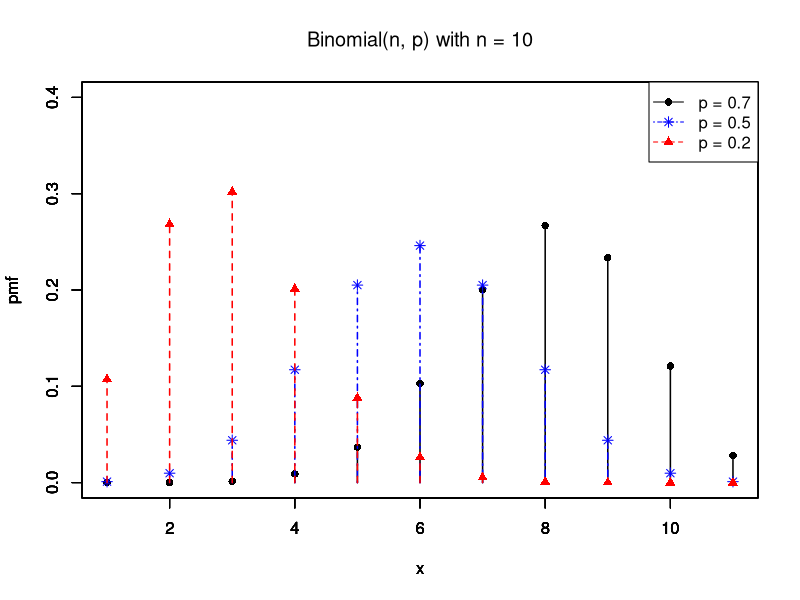
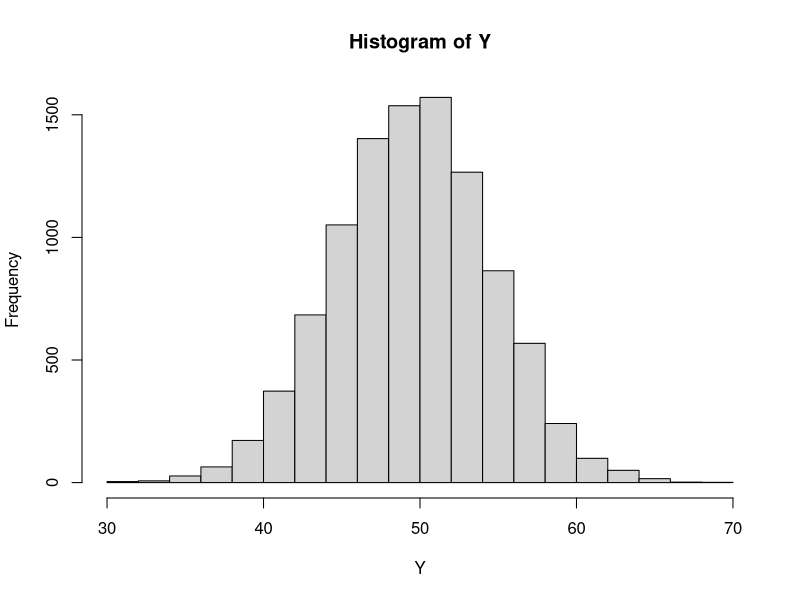
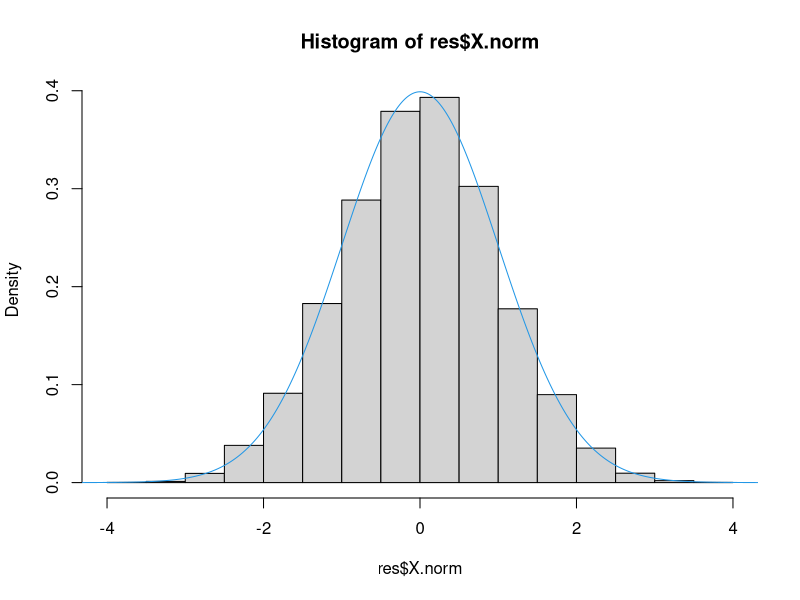
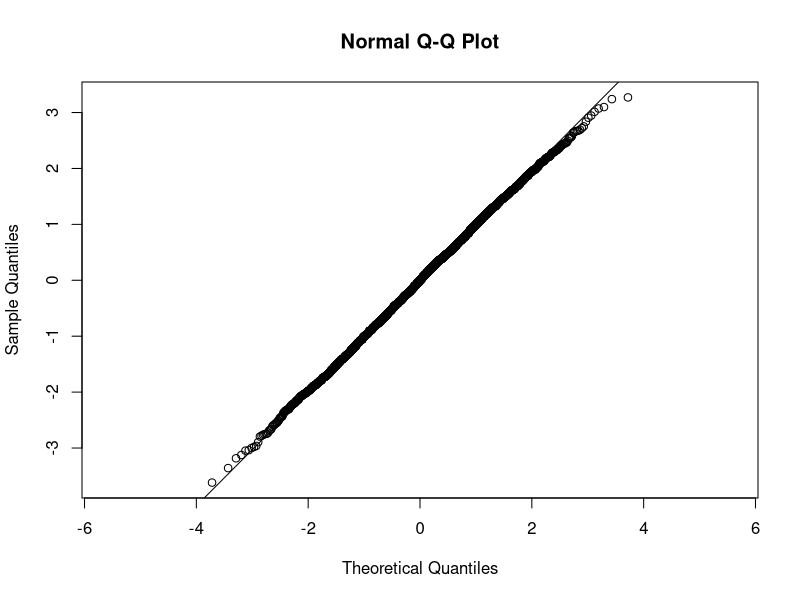
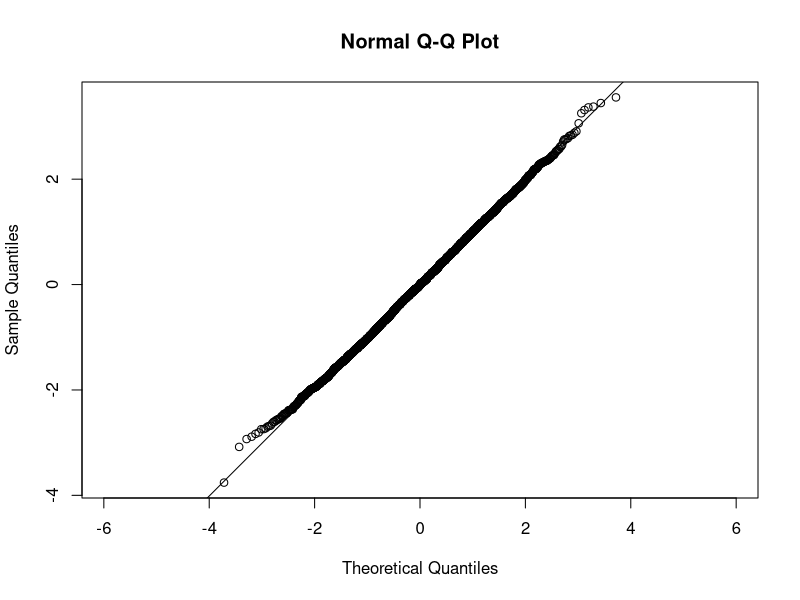
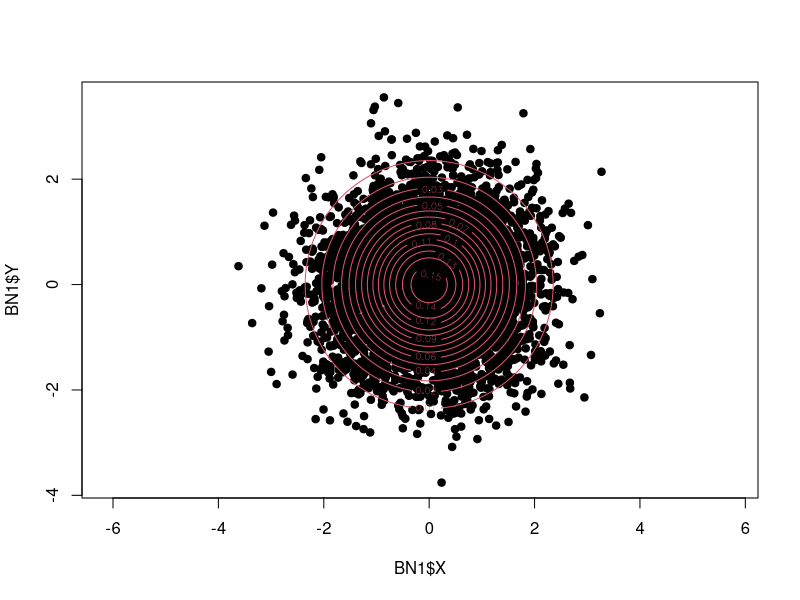

Reproduce these figures in R, in order.
## ---- chunk 1
knitr::opts_chunk$set(echo = TRUE)
## ---- chunk 2
4*(2+3)/(3-1)  #四則運算
5^3  #次方(或5**3)
5%%3  #求餘數
5%/%3  #求商數
## ---- chunk 3
NA  #缺失值
NaN  #0/0
Inf  #1/0
pi  #3.1415...
1e-3  #科學記號
## ---- chunk 4
abs(-2)
sqrt(5)  #也可以寫成5^0.5
exp(10)
log(10)  #實際上是10取自然對數
log10(10)
round(125.78253, digits = 3)  #小數點後第三位四捨五入
signif(83524587, digits = 3)  #從頭數過來第三位做四捨五入
floor(125.78253)
ceiling(125.78253)
trunc(125.78253)  #保留整數部分
## 當然也有三角函數：sin(), cos(), tan(), asin(), acos(), atan()
## ---- chunk 5
1:5
seq(1,9,by=2)  #1,3,5,7,9
rep(3,12)  #3重複12次
c(1:5, seq(6,10,length.out=4), rep(11,3))  #c()結合多個數字或字串成為向量
V1 <- rep(NA, 7)
V1
a <- c(3, 5, 9, 10)
b <- c(14, 15, 17)
V1[4:7] <- a
V1[1:3] <- b
V1
## ---- chunk 6
vt1 <- c(2:4)
vt2 <- c(3:6)
vt3 <- c(vt2, vt1)
length(vt3)
vt1[3]
vt2[-2]
vt3[c(2,4,6)]
vt3^3
vt1*vt2  #長度不相同會出現警告！
vt1/8:10  #長度相同才能做運算
## ---- chunk 7
A <- c(3, 3, 3, 3, 5, 5)
unique(A)
table(A)
B <- c(5, 1, 2, 10, 10, 8)
sort(B, decreasing=TRUE)
order(B)
union(A, B)
intersect(A, B)
setdiff(A, B)
setequal(A, B)
## ---- chunk 8
a <- 1:5; b <- 6:10; c <- 11:15; d <- 16:20
rbind(a, b, c, d)
cbind(a, b, c, d)
X <- 1:20
matrix(X, nrow = 4, ncol = 5)
matrix(X, nrow = 4, ncol = 5, byrow = TRUE)
## ---- chunk 9
a <- 1:5; b <- 6:10; c <- 11:15; d <- 16:20
M1 <- rbind(a, b, c, d)
dim(M1)
colnames(M1); rownames(M1)
colnames(M1) <- c("V1", "V2", "V3", "V4", "V5")
M1
M1[2, 4]
M1[14]
M1[3, c(3, 5)]
M1[c(2, 4), ]
M1[c("b", "c"), c("V2", "V5")]
## ---- chunk 10
x1 = seq(0, 10, 1)
plot(dbinom(x1,10,0.7), pch=16, type="p", xlab="x", ylab="pmf", ylim=c(0,0.4))
par(new=T)
plot(dbinom(x1,10,0.7), type="h", lwd=1.5, xlab="x", ylab="pmf", ylim=c(0,0.4))
par(new=T)

plot(dbinom(x1,10,0.5), pch=8, type="p", col="blue", xlab="x", ylab="pmf", ylim=c(0,0.4))
par(new=T)
plot(dbinom(x1,10,0.5), lty=4, type="h", col="blue", lwd=1.5, xlab="x", ylab="pmf", ylim=c(0,0.4))
par(new=T)

plot(dbinom(x1,10,0.2), pch=17, type="p", col="red", xlab="x", ylab="pmf", ylim=c(0,0.4))
par(new=T)
plot(dbinom(x1,10,0.2), lty=2, type="h", col="red", lwd=1.5, xlab="x", ylab="pmf", ylim=c(0,0.4))

title(expression(paste("Binomial(n, p) with n = 10")))
legend("topright", c("p = 0.7", "p = 0.5", "p = 0.2"), col = c("black", "blue", "red"), lty=c(1,4,2), pch=c(16,8,17), cex=1)
## ---- chunk 11
discrete.binomial <- function(n, k, p){
  X <- rep(NA, n)
  U <- runif(n, 0, 1)
  for(j in 1:n){
    pr <- (1-p)^k
    Fx <- pr
    i <- 0
    while(U[j] >= Fx){
      pr <- pr*(k - i)/(i + 1)*(p)/(1-p) 
      Fx <- Fx + pr
      i <- i + 1
    }
    X[j] <- i
  }
  return(X)
}

Y <- discrete.binomial(10000, 100, 0.5)
hist(Y)
mean(Y)
100*0.5  # mean of binomial
## ---- chunk 12
continous.norm <- function(n){
  X.norm <- rep(NA, n)
  iter <- rep(NA, n)
  for (j in 1:n){
    u1 <- runif(1, 0, 1)
    Y <- -log(u1)
    u2 <- runif(1, 0, 1)
    i <- 1
    while(u2 > exp(-(Y-1)^2/2)){
      u1 <- runif(1, 0, 1)
      Y <- -log(u1)
      u2 <- runif(1, 0, 1)
      i <- i+1
    }
  X <- Y
  X.norm[j] <- ifelse(runif(1) < 0.5, -X, X)
  iter[j] <- i
  }
  return(list(X.norm = X.norm, iter = iter))
}
res <- continous.norm(10000)
c(mean(res$X.norm), mean(res$iter))

hist(res$X.norm, probability = TRUE)
lines(seq(-5, 5, 0.01), dnorm(seq(-5, 5, 0.01)), col = 4)
## ---- chunk 13
Bivariate.norm <- function(n){
  U1 <- runif(n, 0, 1)
  U2 <- runif(n, 0, 1)
  R2 <- -2*log(U1)
  Theta <- 2*pi*U2
  X <- sqrt(R2)*cos(Theta)
  Y <- sqrt(R2)*sin(Theta)
  res <- list()
  res$X <- X
  res$Y <- Y
  return(res)
}
BN1 <- Bivariate.norm(5000)


# Test whether normal or not
qqnorm(BN1$X, asp = 1)
qqline(BN1$X)
qqnorm(BN1$Y, asp = 1)
qqline(BN1$Y)
plot(BN1$X, BN1$Y, pch = 19, asp = 1) # asp = 1 means 1:1 aspect-ratio


# Add Contour
x <- seq(-5, 5, 0.01)
y <- seq(-5, 5, 0.01)
pdf.BN <- function(x, y){
  fxy <- matrix(NA, length(x), length(y))
  for(i in 1:length(x)){
    for(j in 1:length(y)){
      fxy[i, j] <- dnorm(x[i])*dnorm(y[j])
    }
  }
  return(fxy)
}
contour(x, y, pdf.BN(x, y), nlevels = 15, col = 2, add = TRUE)
